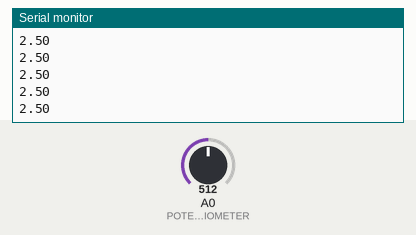
This sketch was run on a simulated Arduino Uno, built with avr-gcc and run on an emulated ATmega328P. Parts: the last lines printed to the serial monitor. Inputs (shaded band) come from the test bench; at power-on: A0 (POTENTIOMETER) = 512.

Above: at 1.2 s.
1.3 s: A0 (POTENTIOMETER) set to 716
At 1.9 s:
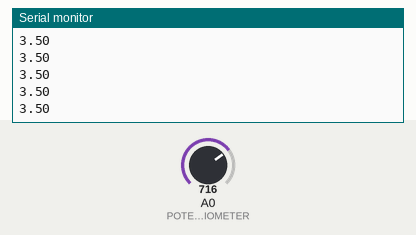
2.8 s: A0 (POTENTIOMETER) set to 900
At 3.9 s:
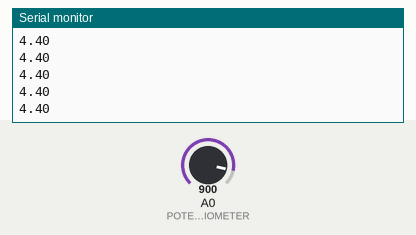
Timing chart, 0 to 5.8 s (numbered marks = the images above; inputs shaded):
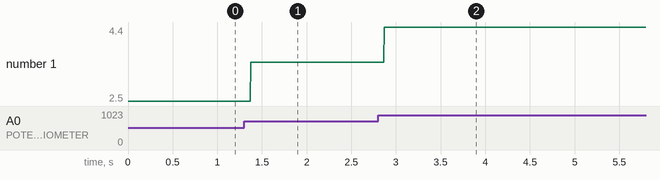

Measured:
- after the input at 1.3 s, the serial monitor: prints a new line after 0.07 s (image 1)
- after the input at 2.8 s, the serial monitor: prints a new line after 0.07 s (image 2)
- plotted number 1: 2.5 → 3.5 after the input at 1.3 s, 3.5 → 4.4 after the input at 2.8 s

The sketch:

lab_4_4.ino
```cpp
#include "LiquidCrystal_I2C.h"

#define LED_RED 6
#define LED_GREEN 5
#define LED_BLUE 3

#define RED_BUTTON 2
#define GREEN_BUTTON 4

#define ENCODER1 A2
#define ENCODER2 A3

#define POTENTIOMETER A0

LiquidCrystal_I2C lcd(0x27, 16, 2);
volatile bool redPressed = false;

void initRGB()
{
  pinMode(LED_RED, OUTPUT);
  pinMode(LED_GREEN, OUTPUT);
  pinMode(LED_BLUE, OUTPUT);
}

void initSensor(){
  pinMode(POTENTIOMETER, INPUT);
}

void initButtons()
{
  pinMode(RED_BUTTON, INPUT_PULLUP);
  pinMode(GREEN_BUTTON, INPUT_PULLUP);
}

void initEncoder()
{
  pinMode(ENCODER1, INPUT_PULLUP);
  pinMode(ENCODER2, INPUT_PULLUP);
}

void initLcd() {
  lcd.init();
  lcd.backlight();
}

String readVoltage() {
  float read = 5.0 * analogRead(POTENTIOMETER)/1023.0;
  read = round(100.0*read)/100.0;
  return String(read);
}

void setup()
{
  initSensor();
  Serial.begin(9600);
  while (!Serial) {
    // just wait
  }
}

void loop() {
  Serial.println(readVoltage());
}
```
